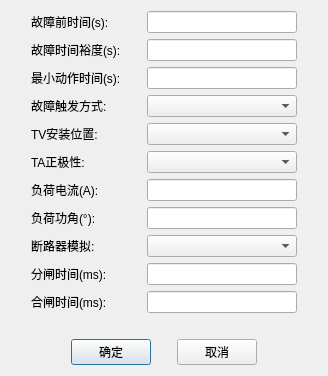
<?xml version="1.0" encoding="UTF-8"?>
<ui version="4.0">
 <class>QRecloseAccCommonParasDlg</class>
 <widget class="QDialog" name="QRecloseAccCommonParasDlg">
  <property name="geometry">
   <rect>
    <x>0</x>
    <y>0</y>
    <width>328</width>
    <height>359</height>
   </rect>
  </property>
  <property name="windowTitle">
   <string>通用参数</string>
  </property>
  <layout class="QHBoxLayout" name="horizontalLayout">
   <item>
    <layout class="QVBoxLayout" name="verticalLayout">
     <item>
      <layout class="QGridLayout" name="gridLayout_3">
       <item row="7" column="1">
        <widget class="QLabel" name="m_labILoadPh">
         <property name="sizePolicy">
          <sizepolicy hsizetype="Preferred" vsizetype="Expanding">
           <horstretch>0</horstretch>
           <verstretch>0</verstretch>
          </sizepolicy>
         </property>
         <property name="text">
          <string>负荷功角(°):</string>
         </property>
        </widget>
       </item>
       <item row="6" column="3">
        <widget class="QLineEdit" name="m_editILoad">
         <property name="sizePolicy">
          <sizepolicy hsizetype="Fixed" vsizetype="Fixed">
           <horstretch>0</horstretch>
           <verstretch>0</verstretch>
          </sizepolicy>
         </property>
         <property name="minimumSize">
          <size>
           <width>150</width>
           <height>0</height>
          </size>
         </property>
        </widget>
       </item>
       <item row="3" column="3">
        <widget class="CExBaseListComboBox" name="m_cbbFaultTrigMode">
         <property name="sizePolicy">
          <sizepolicy hsizetype="Fixed" vsizetype="Fixed">
           <horstretch>0</horstretch>
           <verstretch>0</verstretch>
          </sizepolicy>
         </property>
         <property name="minimumSize">
          <size>
           <width>150</width>
           <height>0</height>
          </size>
         </property>
        </widget>
       </item>
       <item row="6" column="1">
        <widget class="QLabel" name="m_labILoad">
         <property name="sizePolicy">
          <sizepolicy hsizetype="Preferred" vsizetype="Expanding">
           <horstretch>0</horstretch>
           <verstretch>0</verstretch>
          </sizepolicy>
         </property>
         <property name="text">
          <string>负荷电流(A):</string>
         </property>
        </widget>
       </item>
       <item row="1" column="3">
        <widget class="QLineEdit" name="m_editFaultTime">
         <property name="sizePolicy">
          <sizepolicy hsizetype="Fixed" vsizetype="Fixed">
           <horstretch>0</horstretch>
           <verstretch>0</verstretch>
          </sizepolicy>
         </property>
         <property name="minimumSize">
          <size>
           <width>150</width>
           <height>0</height>
          </size>
         </property>
        </widget>
       </item>
       <item row="0" column="1">
        <widget class="QLabel" name="m_labPreFaultTime">
         <property name="sizePolicy">
          <sizepolicy hsizetype="Preferred" vsizetype="Expanding">
           <horstretch>0</horstretch>
           <verstretch>0</verstretch>
          </sizepolicy>
         </property>
         <property name="text">
          <string>故障前时间(s):</string>
         </property>
        </widget>
       </item>
       <item row="0" column="3">
        <widget class="QLineEdit" name="m_editPreFaultTime">
         <property name="sizePolicy">
          <sizepolicy hsizetype="Fixed" vsizetype="Fixed">
           <horstretch>0</horstretch>
           <verstretch>0</verstretch>
          </sizepolicy>
         </property>
         <property name="minimumSize">
          <size>
           <width>150</width>
           <height>0</height>
          </size>
         </property>
        </widget>
       </item>
       <item row="7" column="3">
        <widget class="QLineEdit" name="m_editILoadPh">
         <property name="sizePolicy">
          <sizepolicy hsizetype="Fixed" vsizetype="Fixed">
           <horstretch>0</horstretch>
           <verstretch>0</verstretch>
          </sizepolicy>
         </property>
         <property name="minimumSize">
          <size>
           <width>150</width>
           <height>0</height>
          </size>
         </property>
        </widget>
       </item>
       <item row="1" column="1">
        <widget class="QLabel" name="m_labFaultTime">
         <property name="sizePolicy">
          <sizepolicy hsizetype="Preferred" vsizetype="Expanding">
           <horstretch>0</horstretch>
           <verstretch>0</verstretch>
          </sizepolicy>
         </property>
         <property name="text">
          <string>故障时间裕度(s):</string>
         </property>
        </widget>
       </item>
       <item row="11" column="1">
        <widget class="QLabel" name="m_labBrkCloseTime">
         <property name="sizePolicy">
          <sizepolicy hsizetype="Preferred" vsizetype="Expanding">
           <horstretch>0</horstretch>
           <verstretch>0</verstretch>
          </sizepolicy>
         </property>
         <property name="text">
          <string>合闸时间(ms):</string>
         </property>
        </widget>
       </item>
       <item row="3" column="1">
        <widget class="QLabel" name="m_labFaultTrigMode">
         <property name="sizePolicy">
          <sizepolicy hsizetype="Preferred" vsizetype="Expanding">
           <horstretch>0</horstretch>
           <verstretch>0</verstretch>
          </sizepolicy>
         </property>
         <property name="text">
          <string>故障触发方式:</string>
         </property>
        </widget>
       </item>
       <item row="9" column="1">
        <widget class="QLabel" name="m_labSimulateBreakerDelay">
         <property name="sizePolicy">
          <sizepolicy hsizetype="Preferred" vsizetype="Expanding">
           <horstretch>0</horstretch>
           <verstretch>0</verstretch>
          </sizepolicy>
         </property>
         <property name="text">
          <string>断路器模拟:</string>
         </property>
        </widget>
       </item>
       <item row="10" column="1">
        <widget class="QLabel" name="m_labBrkBreakTime">
         <property name="sizePolicy">
          <sizepolicy hsizetype="Preferred" vsizetype="Expanding">
           <horstretch>0</horstretch>
           <verstretch>0</verstretch>
          </sizepolicy>
         </property>
         <property name="text">
          <string>分闸时间(ms):</string>
         </property>
        </widget>
       </item>
       <item row="4" column="1">
        <widget class="QLabel" name="m_labPTPos">
         <property name="sizePolicy">
          <sizepolicy hsizetype="Preferred" vsizetype="Expanding">
           <horstretch>0</horstretch>
           <verstretch>0</verstretch>
          </sizepolicy>
         </property>
         <property name="text">
          <string>TV安装位置:</string>
         </property>
        </widget>
       </item>
       <item row="5" column="1">
        <widget class="QLabel" name="m_labCTPos">
         <property name="sizePolicy">
          <sizepolicy hsizetype="Preferred" vsizetype="Expanding">
           <horstretch>0</horstretch>
           <verstretch>0</verstretch>
          </sizepolicy>
         </property>
         <property name="text">
          <string>TA正极性:</string>
         </property>
        </widget>
       </item>
       <item row="10" column="3">
        <widget class="QLineEdit" name="m_editBrkBreakTime">
         <property name="sizePolicy">
          <sizepolicy hsizetype="Fixed" vsizetype="Fixed">
           <horstretch>0</horstretch>
           <verstretch>0</verstretch>
          </sizepolicy>
         </property>
         <property name="minimumSize">
          <size>
           <width>150</width>
           <height>0</height>
          </size>
         </property>
        </widget>
       </item>
       <item row="4" column="3">
        <widget class="CExBaseListComboBox" name="m_cbbPTPos">
         <property name="sizePolicy">
          <sizepolicy hsizetype="Fixed" vsizetype="Fixed">
           <horstretch>0</horstretch>
           <verstretch>0</verstretch>
          </sizepolicy>
         </property>
         <property name="minimumSize">
          <size>
           <width>150</width>
           <height>0</height>
          </size>
         </property>
        </widget>
       </item>
       <item row="9" column="3">
        <widget class="CExBaseListComboBox" name="m_cbbSimulateBreakerDelay">
         <property name="sizePolicy">
          <sizepolicy hsizetype="Fixed" vsizetype="Fixed">
           <horstretch>0</horstretch>
           <verstretch>0</verstretch>
          </sizepolicy>
         </property>
         <property name="minimumSize">
          <size>
           <width>150</width>
           <height>0</height>
          </size>
         </property>
        </widget>
       </item>
       <item row="11" column="3">
        <widget class="QLineEdit" name="m_editBrkCloseTime">
         <property name="sizePolicy">
          <sizepolicy hsizetype="Fixed" vsizetype="Fixed">
           <horstretch>0</horstretch>
           <verstretch>0</verstretch>
          </sizepolicy>
         </property>
         <property name="minimumSize">
          <size>
           <width>150</width>
           <height>0</height>
          </size>
         </property>
        </widget>
       </item>
       <item row="2" column="3">
        <widget class="QSettingLineEdit" name="m_editActionTime">
         <property name="sizePolicy">
          <sizepolicy hsizetype="Fixed" vsizetype="Fixed">
           <horstretch>0</horstretch>
           <verstretch>0</verstretch>
          </sizepolicy>
         </property>
         <property name="minimumSize">
          <size>
           <width>150</width>
           <height>0</height>
          </size>
         </property>
        </widget>
       </item>
       <item row="5" column="3">
        <widget class="CExBaseListComboBox" name="m_cbbCTPos">
         <property name="sizePolicy">
          <sizepolicy hsizetype="Fixed" vsizetype="Fixed">
           <horstretch>0</horstretch>
           <verstretch>0</verstretch>
          </sizepolicy>
         </property>
         <property name="minimumSize">
          <size>
           <width>150</width>
           <height>0</height>
          </size>
         </property>
        </widget>
       </item>
       <item row="2" column="1">
        <widget class="QLabel" name="m_labActionTime">
         <property name="text">
          <string>最小动作时间(s):</string>
         </property>
        </widget>
       </item>
       <item row="0" column="2">
        <spacer name="horizontalSpacer_2">
         <property name="orientation">
          <enum>Qt::Horizontal</enum>
         </property>
         <property name="sizeHint" stdset="0">
          <size>
           <width>40</width>
           <height>20</height>
          </size>
         </property>
        </spacer>
       </item>
       <item row="0" column="0">
        <spacer name="horizontalSpacer_3">
         <property name="orientation">
          <enum>Qt::Horizontal</enum>
         </property>
         <property name="sizeHint" stdset="0">
          <size>
           <width>40</width>
           <height>20</height>
          </size>
         </property>
        </spacer>
       </item>
       <item row="0" column="4">
        <spacer name="horizontalSpacer_4">
         <property name="orientation">
          <enum>Qt::Horizontal</enum>
         </property>
         <property name="sizeHint" stdset="0">
          <size>
           <width>40</width>
           <height>20</height>
          </size>
         </property>
        </spacer>
       </item>
      </layout>
     </item>
     <item>
      <spacer name="horizontalSpacer">
       <property name="orientation">
        <enum>Qt::Horizontal</enum>
       </property>
       <property name="sizeHint" stdset="0">
        <size>
         <width>40</width>
         <height>20</height>
        </size>
       </property>
      </spacer>
     </item>
     <item>
      <layout class="QHBoxLayout" name="horizontalLayout_2">
       <item>
        <spacer name="horizontalSpacer_5">
         <property name="orientation">
          <enum>Qt::Horizontal</enum>
         </property>
         <property name="sizeHint" stdset="0">
          <size>
           <width>40</width>
           <height>20</height>
          </size>
         </property>
        </spacer>
       </item>
       <item>
        <widget class="QPushButton" name="m_btnOk">
         <property name="sizePolicy">
          <sizepolicy hsizetype="Fixed" vsizetype="Fixed">
           <horstretch>0</horstretch>
           <verstretch>0</verstretch>
          </sizepolicy>
         </property>
         <property name="text">
          <string>确定</string>
         </property>
        </widget>
       </item>
       <item>
        <spacer name="horizontalSpacer_7">
         <property name="orientation">
          <enum>Qt::Horizontal</enum>
         </property>
         <property name="sizeType">
          <enum>QSizePolicy::Fixed</enum>
         </property>
         <property name="sizeHint" stdset="0">
          <size>
           <width>20</width>
           <height>20</height>
          </size>
         </property>
        </spacer>
       </item>
       <item>
        <widget class="QPushButton" name="m_btnCancel">
         <property name="sizePolicy">
          <sizepolicy hsizetype="Fixed" vsizetype="Fixed">
           <horstretch>0</horstretch>
           <verstretch>0</verstretch>
          </sizepolicy>
         </property>
         <property name="text">
          <string>取消</string>
         </property>
        </widget>
       </item>
       <item>
        <spacer name="horizontalSpacer_6">
         <property name="orientation">
          <enum>Qt::Horizontal</enum>
         </property>
         <property name="sizeHint" stdset="0">
          <size>
           <width>40</width>
           <height>20</height>
          </size>
         </property>
        </spacer>
       </item>
      </layout>
     </item>
    </layout>
   </item>
  </layout>
 </widget>
 <customwidgets>
  <customwidget>
   <class>QSettingLineEdit</class>
   <extends>QLineEdit</extends>
   <header>../../UI/Controls/SettingCtrls/QSettingLineEdit.h</header>
  </customwidget>
  <customwidget>
   <class>CExBaseListComboBox</class>
   <extends>QComboBox</extends>
   <header>../../../../Module/BaseClass/QT/QExBaseListComboBox.h</header>
  </customwidget>
 </customwidgets>
 <resources/>
 <connections/>
</ui>
